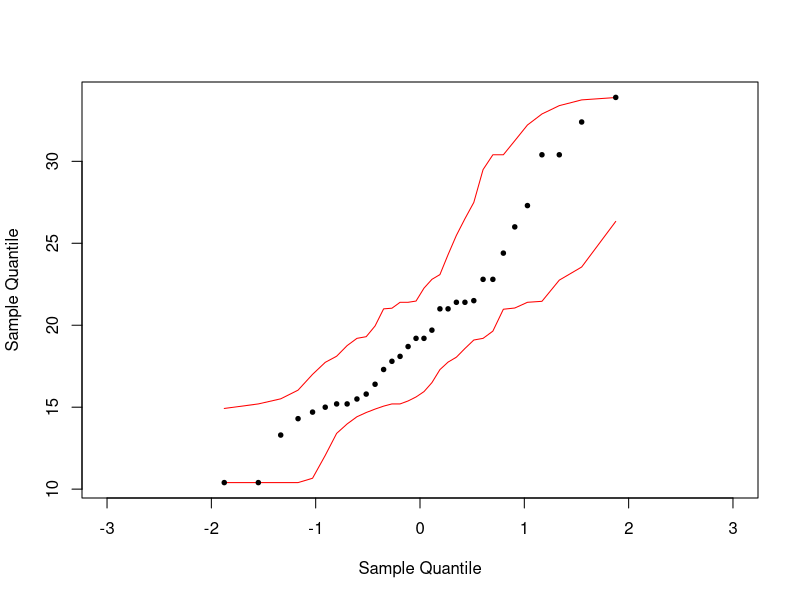

Recreate this plot in R.
library(robustbase)

# auxiliary functions to build the tail-sensitive confidence bands with unknown paramters
QnScale <- function(x) {
	Qn(x, finite.corr = FALSE)
}

QnLocation <- function(x) {
	s_Qn(x, mu.too = TRUE)[[1]]
}

# tail-sensitive confidence bands
# adapted from Aldor-Noiman et al. (2013)
tsCb <- function(x,
								 mu = 0,
								 sigma = 1,
								 M = 1000,
								 alpha = .05,
								 plot = TRUE,
								 unknown = FALSE,
								 centerFunc = QnLocation,
								 scaleFunc = QnScale) {
	n <- length(x)
	upperCi <- rep(NA, n)
	lowerCi <- rep(NA, n)
	pValue <- matrix(NA, nrow = n, ncol = M)

	# simulate data
	sim <- NULL
	if (unknown) {
		for (i in 1:M) sim <- cbind(sim, sort(rnorm(n)))

		# scale the simulated data
		center <- apply(sim, 2, centerFunc)
		scale <- apply(sim, 2, scaleFunc)
		sim <- sweep(sweep(sim, 2, center, FUN = "-"), 2, scale, FUN = "/")

		# convert from norm to beta
		sim <- t(apply(sim, 1, pnorm))
	} else {
		for (i in 1:M) sim <- cbind(sim, sort(runif(n)))
	}

	# widen the CI to get a simultanoues 1-alpha CI
	for (i in 1:n) {
		tmp <- pbeta(sim[i, ], shape1 = i, shape2 = n + 1 - i)
		pValue[i, ] <- apply(cbind(tmp, 1 - tmp), 1, min)
	}

	critical <- apply(pValue, 2, min)
	criticalC <- quantile(critical, prob = alpha)

	upperCi <- qbeta(1 - criticalC, shape1 = 1:n, shape2 = n + 1 - (1:n))
	lowerCi <- qbeta(criticalC, shape1 = 1:n, shape2 = n + 1 - (1:n))

	# now translate back to sample quantiles
	# upperNorm <- qnorm(upperCi) # OLD
	# lowerNorm <- qnorm(lowerCi) # OLD
	upperNorm <- quantile(x, prob = upperCi) # MODIFIED
	lowerNorm <- quantile(x, prob = lowerCi) # MODIFIED

	if (plot == TRUE) {
		q.prob <- qnorm((1:n) / (n + 1))
		plot(
			q.prob,
			upperNorm,
			type = "l",
			col = "red",
			# ylim = c(-3, 3),
			ylim = c(min(x), max(x)),
			xlim = c(-3, 3),
			ylab = "Sample Quantile",
			xlab = "Sample Quantile"
		)
		lines(q.prob, lowerNorm, col = "red")
		if (unknown) {
			# sampleZ <- (x - centerFunc(x)) / scaleFunc(x) # OLD
			sampleZ <- x # MODIFIED
		} else {
			sampleZ <- (x - mu) / sigma
		}
		print(sampleZ)
		points(q.prob, sort(sampleZ), pch = 19, cex = 0.6)
	}

	return(list(lower = lowerNorm, upper = upperNorm))
}

tsCb(mtcars$mpg, unknown = T)
